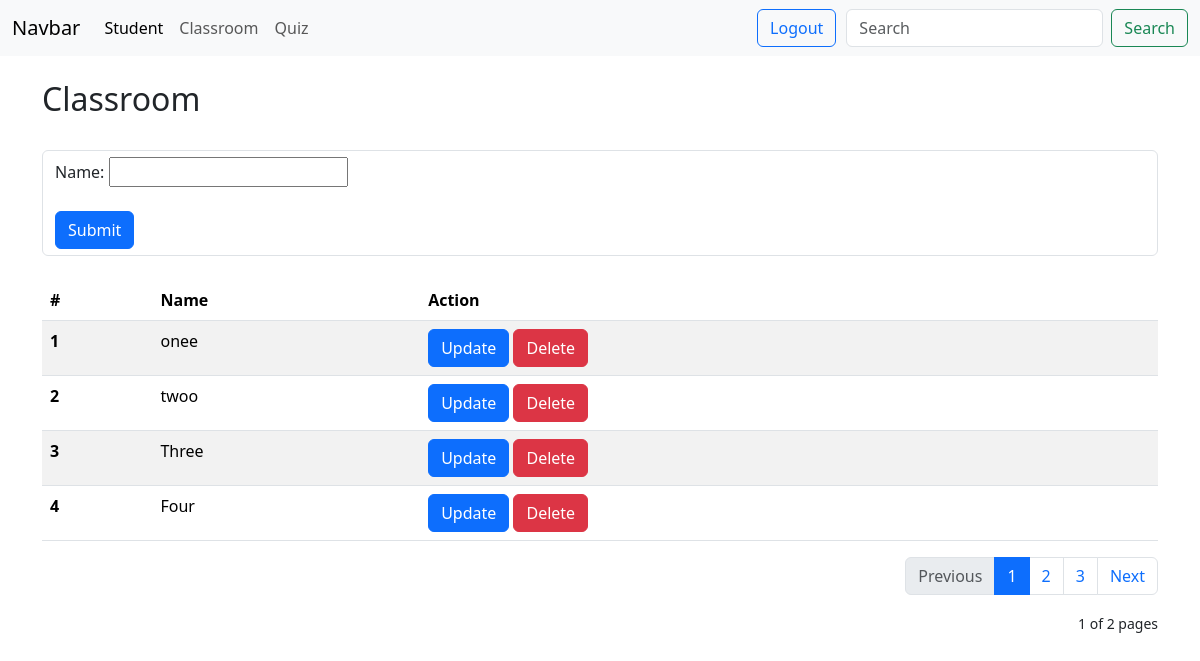
Page /classbased/classroom/ on the committed database.
### crud/models.py (models this page shows, shortened)
class ClassRoom(models.Model):
    name=models.CharField(max_length=20)

### classbased/views.py (the view, shortened to what this page needs)
# urls.py: path("classroom/", views.ClassRoomView.as_view(), name="classroom"),
class ClassRoomView(ListView):
    template_name = "classbased/classroom.html"
    context_object_name = "classrooms"
    paginate_by = 4
    def get_queryset(self):
        filters = {}
        search = self.request.GET.get("search")
        if search:
            filters.update(name__istartswith=search)
        return ClassRoom.objects.filter(**filters)
    def get_context_data(self, *args, **kwargs):
        context = super().get_context_data(*args, **kwargs)
        form = ClassRoomModelForm()
        context["form"] = form
        return context

### classbased/forms.py
class ClassRoomModelForm(forms.ModelForm):
    class Meta:
        model = ClassRoom
        fields = ["name"]   # "__all__" is used to add all fields

### classbased/templates/classbased/classroom.html (shortened to what this page needs)
{% extends "commons/layouts/base.html" %}
{% block content %}
    {% include 'classbased/includes/nav.html' %}
    <br>
    <div class="container">
        <h2>Classroom</h2>
        <br>
        <form method="post" class="form-control">
            {{ form }}<br>
            <button type="submit" class="btn btn-primary">Submit</button>
        </form>
        <br>
        <table class="table table-striped">
            <thead>
            <tr>
                <th scope="col">#</th>
                <th scope="col">Name</th>
                <th scope="col">Action</th>
            </tr>
            </thead>
            <tbody>
            {% for class in classrooms %}
                <tr>
                    <th scope="row">{{ forloop.counter0|add:page_obj.start_index }}</th>
                    <td>{{ class.name }}</td>
                    <td>
                        <a href="{% url 'classbased:classroom_update' class.pk %}" class="btn btn-primary">Update</a>
                        <a href="{% url 'classbased:classroom_delete' class.pk %}" class="btn btn-danger">Delete</a>
                    </td>
                </tr>
            {% endfor %}
            </tbody>
        </table>
        {% if is_paginated %}
            <nav aria-label="..." style="float: right">
            <ul class="pagination">
                {% if request.GET.page and request.GET.page > "1" %}
                    <li class="page-item"><a class="page-link"
                                             href="?page={{ page_obj.previous_page_number }}">Previous</a>
                    </li>
                {% else %}
                    <li class="page-item disabled"><a class="page-link" href="#">Previous</a></li>
                {% endif %}
                {% if request.GET.page == "1" or not request.GET.page %}
                    <li class="page-item active"><a class="page-link" href="?page=1">1</a></li>
                {% else %}
                    <li class="page-item"><a class="page-link" href="?page=1">1</a></li>
                {% endif %}
                {% if request.GET.page == "2" %}
                    <li class="page-item active"><a class="page-link" href="?page=2">2</a></li>
                {% else %}
                    <li class="page-item"><a class="page-link" href="?page=2">2</a></li>
                {% endif %}
                {% if request.GET.page == "3" %}
                    <li class="page-item active"><a class="page-link" href="?page=3">3</a></li>
                {% else %}
                    <li class="page-item"><a class="page-link" href="?page=3">3</a></li>
                {% endif %}
                <li class="page-item">
                    {% if page_obj.has_next %}
                        <a class="page-link" href="?page={{ page_obj.next_page_number }}">Next</a>
                    {% else %}
                        <a class="page-link disabled" href="#">Next</a>
                    {% endif %}
                </li>
            </ul>
            <div style="text-align: right">
                <small>{% if request.GET.page %}
                    {{ request.GET.page }} of {{ page_obj.paginator.num_pages }} pages
                {% else %}
                    1 of {{ page_obj.paginator.num_pages }} pages
                {% endif %}</small>
            </div>
        {% endif %}
        </nav>
    </div>
{% endblock %}

### rows in the picture
ClassRoom: name "onee"
ClassRoom: name "twoo"
ClassRoom: name "Three"
ClassRoom: name "Four"

### other values in the picture
{{ page_obj.paginator.num_pages }} "2"
